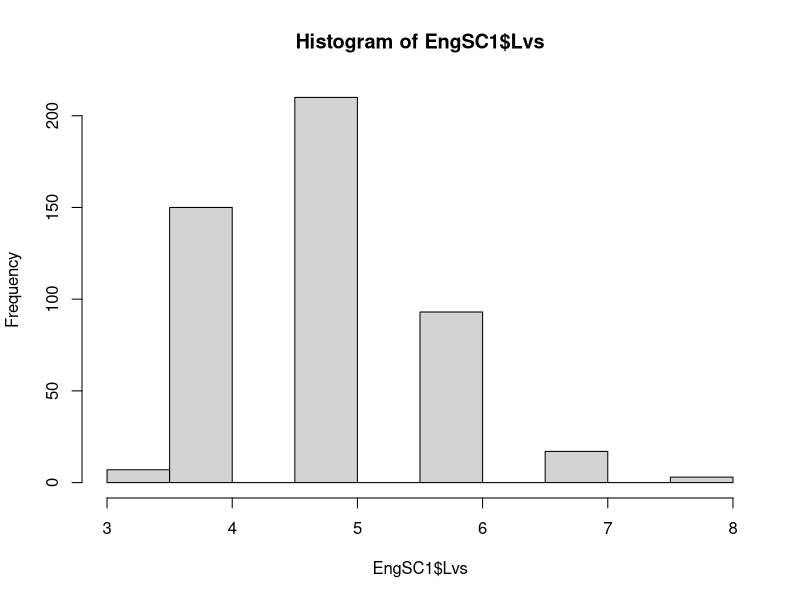
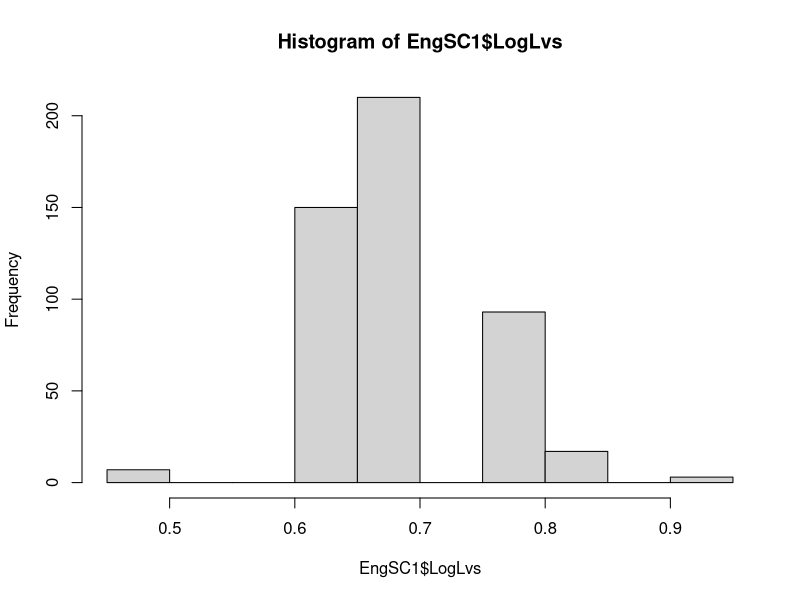
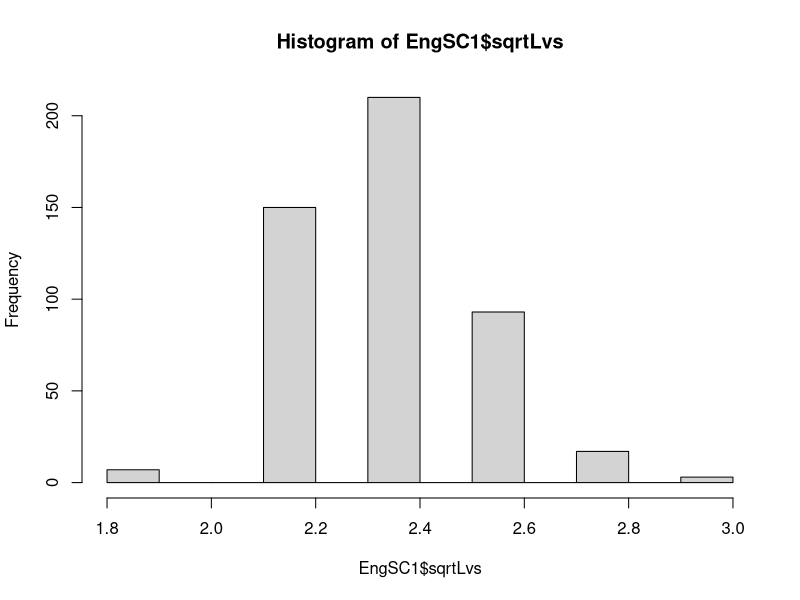
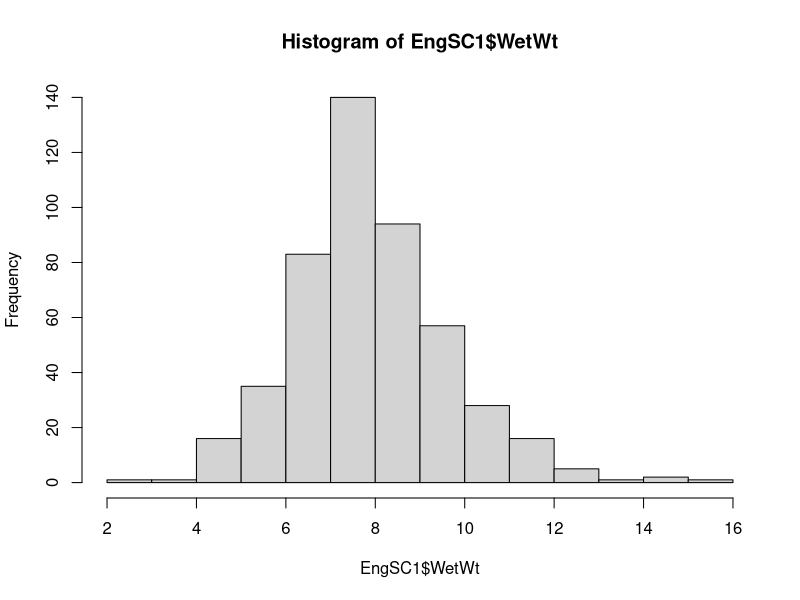
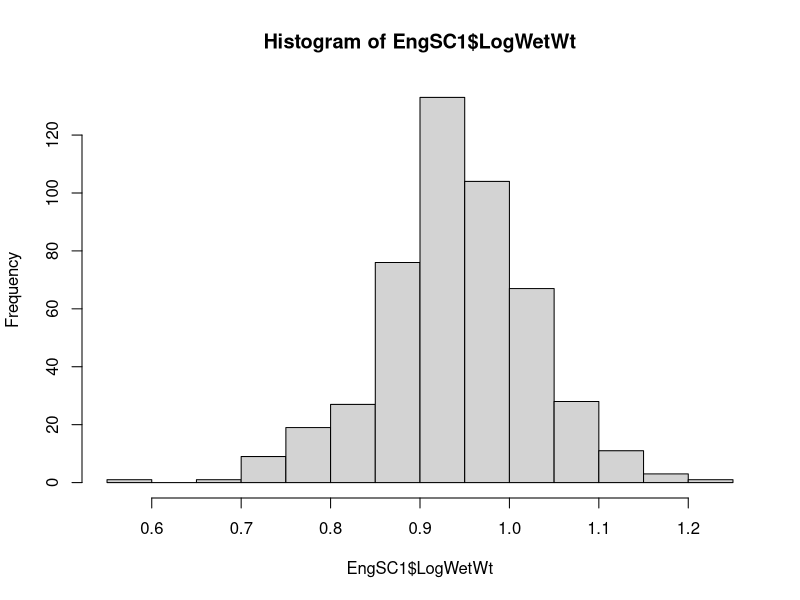
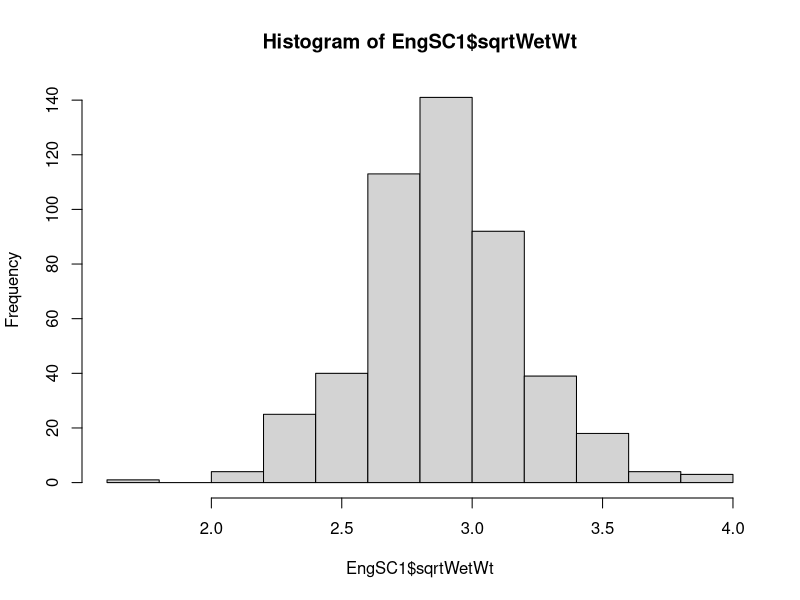
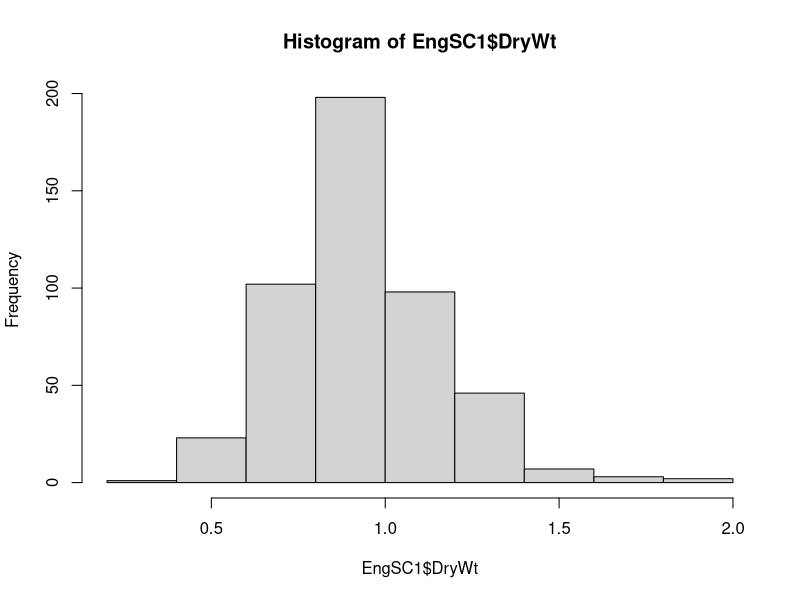
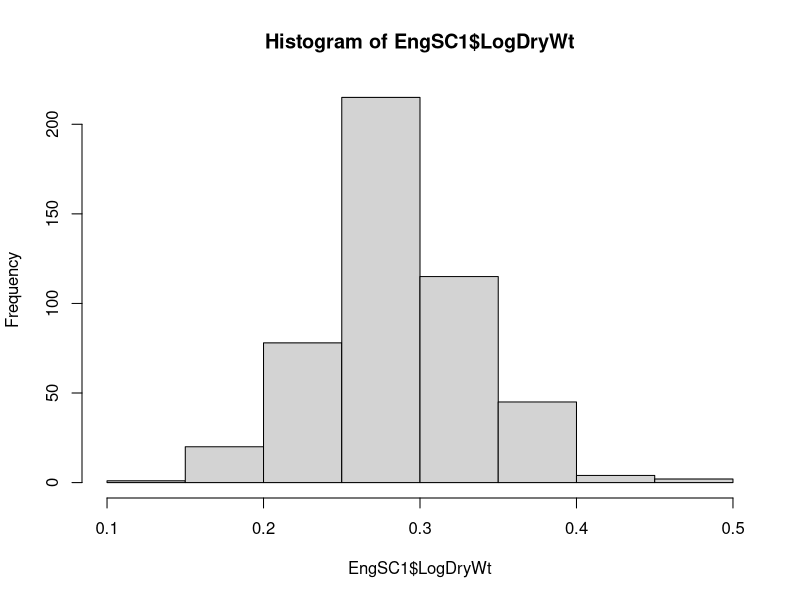

These figures' R source, in order:
setwd("/Users/karensamis/Google Drive/NSERC Engage/Methods and Data/SwissChard")

EngSC <- read.csv("Engage2016_SwissChard.csv")

str(EngSC)

EngSC$Rep <- as.factor(EngSC$Rep)
EngSC$Trtmt <- as.factor(EngSC$Trtmt)
EngSC$Tray <- as.factor(EngSC$Tray)
EngSC$Row <- as.factor(EngSC$Row)
EngSC$Col <- as.factor(EngSC$Col)
EngSC$Survival <- as.factor(EngSC$Survival)
EngSC$HvstDate <- as.Date(EngSC$HvstDate, "%d-%b-%y")

#Subset data
EngSC1 <- subset(EngSC, Rep == "1")
EngSC2 <- subset(EngSC, Rep == "2")
EngSC3 <- subset(EngSC, Rep == "3")

#incase you need to remove NAs... >EngSC$WetWt[!is.na(EngSC$WetWt)]

#**************************Rep 1 only************************************
##histograms and transformations
#Lvs
par(mfrow = c(1,1))
hist(EngSC1$Lvs) #has a good overall shape, but gaps on either side of tallest column **
EngSC1$LogLvs <- log10(EngSC1$Lvs)
hist(EngSC1$LogLvs) #not much better than raw
EngSC1$sqrtLvs <- sqrt(EngSC1$Lvs+0.5)
hist(EngSC1$sqrtLvs) #more centred than raw, but does not deal with gaps
EngSC1$rankLvs <- rank(EngSC1$Lvs)

#WetWt
par(mfrow = c(1,1))
hist(EngSC1$WetWt) #great shape **
EngSC1$LogWetWt <- log10(EngSC1$WetWt+1)
hist(EngSC1$LogWetWt) #not better than raw
EngSC1$sqrtWetWt <- sqrt(EngSC1$WetWt+0.5)
hist(EngSC1$sqrtWetWt) #not better than raw
EngSC1$rankWetWt <- rank(EngSC1$WetWt)

#DryWt
par(mfrow = c(1,1))
hist(EngSC1$DryWt) #great shape - not many columns
EngSC1$LogDryWt <- log10(EngSC1$DryWt+1)
hist(EngSC1$LogDryWt) #not better than raw
EngSC1$sqrtDryWt <- sqrt(EngSC1$DryWt+0.5)
hist(EngSC1$sqrtDryWt) #better than raw because has more columns **
EngSC1$rankDryWt <- rank(EngSC1$DryWt)

#WaterWt
par(mfrow = c(1,1))
hist(EngSC1$WaterWt) #great shape **
EngSC1$LogWaterWt <- log10(EngSC1$WaterWt+1)
hist(EngSC1$LogWaterWt) #not better than raw
EngSC1$sqrtWaterWt <- sqrt(EngSC1$WaterWt+0.5)
hist(EngSC1$sqrtWaterWt) #not better than raw
EngSC1$rankWaterWt <- rank(EngSC1$WaterWt)


##AOV
#Lvs
aovSC1Lvs  <- aov(Lvs~Trtmt, data=EngSC1)
summary(aovSC1Lvs)
plot(aovSC1Lvs) # plots look ok
  # no sig diff in number of leaves between treatments (p=0.324 f=1.162)
boxplot(Lvs~Trtmt, data=EngSC1)
TukeyHSD(aovSC1Lvs) 
#             diff         lwr       upr     p adj
#0.5-0 -0.10000000 -0.39014148 0.1901415 0.8108086
#2-0    0.10833333 -0.18180814 0.3984748 0.7707473
#5-0    0.02500000 -0.26514148 0.3151415 0.9961290
#2-0.5  0.20833333 -0.08180814 0.4984748 0.2508029
#5-0.5  0.12500000 -0.16514148 0.4151415 0.6831048
#5-2   -0.08333333 -0.37347481 0.2068081 0.8806811

#WetWt
aovSC1WetWt  <- aov(WetWt~Trtmt, data=EngSC1)
summary(aovSC1WetWt)
plot(aovSC1WetWt) # plots look ok
  # sig diff in wet weights between treatments (p=<0.0001 f=17.8)
boxplot(WetWt~Trtmt, data=EngSC1)
TukeyHSD(aovSC1WetWt) 
#            diff        lwr         upr     p adj
#0.5-0 -0.6700833 -1.2226583 -0.11750838 0.0101113 *
#2-0    0.7480000  0.1954250  1.30057496 0.0029590 **
#5-0   -0.5154167 -1.0679916  0.03715829 0.0775328
#2-0.5  1.4180833  0.8655084  1.97065829 0.0000000 ***
#5-0.5  0.1546667 -0.3979083  0.70724162 0.8884633
#5-2   -1.2634167 -1.8159916 -0.71084171 0.0000000 ***

#DryWt (sqrt)
aovSC1DryWt  <- aov(sqrtDryWt~Trtmt, data=EngSC1)
summary(aovSC1DryWt)
plot(aovSC1DryWt) # plots look ok
  # sig diff in wet weights between treatments (p=<0.0001 f=8.376)
boxplot(sqrtDryWt~Trtmt, data=EngSC1)
TukeyHSD(aovSC1DryWt) 
#              diff         lwr           upr     p adj
#0.5-0 -0.024358358 -0.05427886  0.0055621423 0.1549300
#2-0    0.022370811 -0.00754969  0.0522913108 0.2178329
#5-0   -0.028942781 -0.05886328  0.0009777197 0.0621350
#2-0.5  0.046729169  0.01680867  0.0766496688 0.0003824 ***
#5-0.5 -0.004584423 -0.03450492  0.0253360776 0.9790858
#5-2   -0.051313591 -0.08123409 -0.0213930909 0.0000716 ***

#WaterWt
aovSC1WaterWt  <- aov(WaterWt~Trtmt, data=EngSC1)
summary(aovSC1WaterWt)
plot(aovSC1WaterWt) # plots look ok
  # sig diff in wet weights between treatments (p=<0.0001 f=17.86)
boxplot(WaterWt~Trtmt, data=EngSC1)
TukeyHSD(aovSC1WaterWt) 
#            diff        lwr         upr     p adj
#0.5-0 -0.6074417 -1.1089405 -0.10594280 0.0102289 **
#2-0    0.6928917  0.1913928  1.19439054 0.0022833 **
#5-0   -0.4436083 -0.9451072  0.05789054 0.1040223
#2-0.5  1.3003333  0.7988345  1.80183220 0.0000000 ***
#5-0.5  0.1638333 -0.3376655  0.66533220 0.8342487
#5-2   -1.1365000 -1.6379989 -0.63500113 0.0000001 ***
